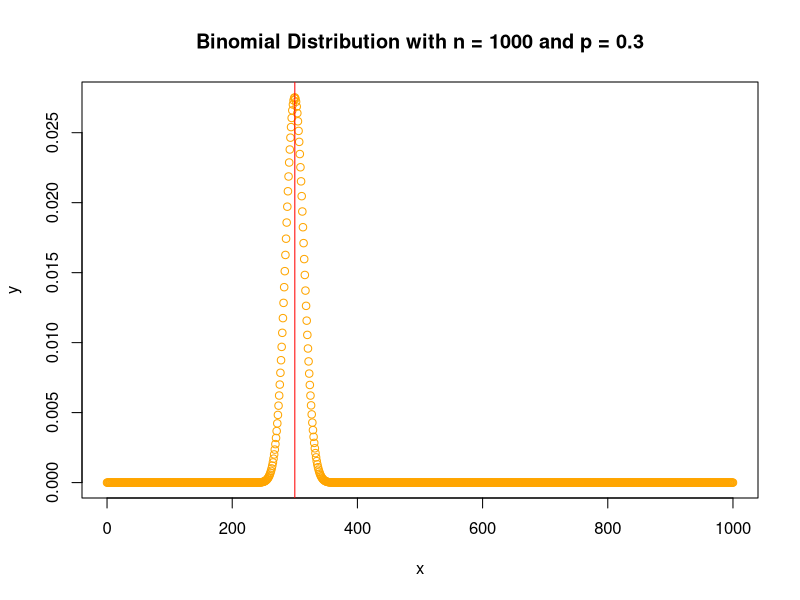

This chart was generated by the following R code:
x <- seq(0,1000, by = 1)

y <- dbinom(x,1000,0.3)

a <- 1000 * 0.3

plot(x,y,  main = "Binomial Distribution with n = 1000 and p = 0.3", col = "orange")
abline (v = a, col = "red")